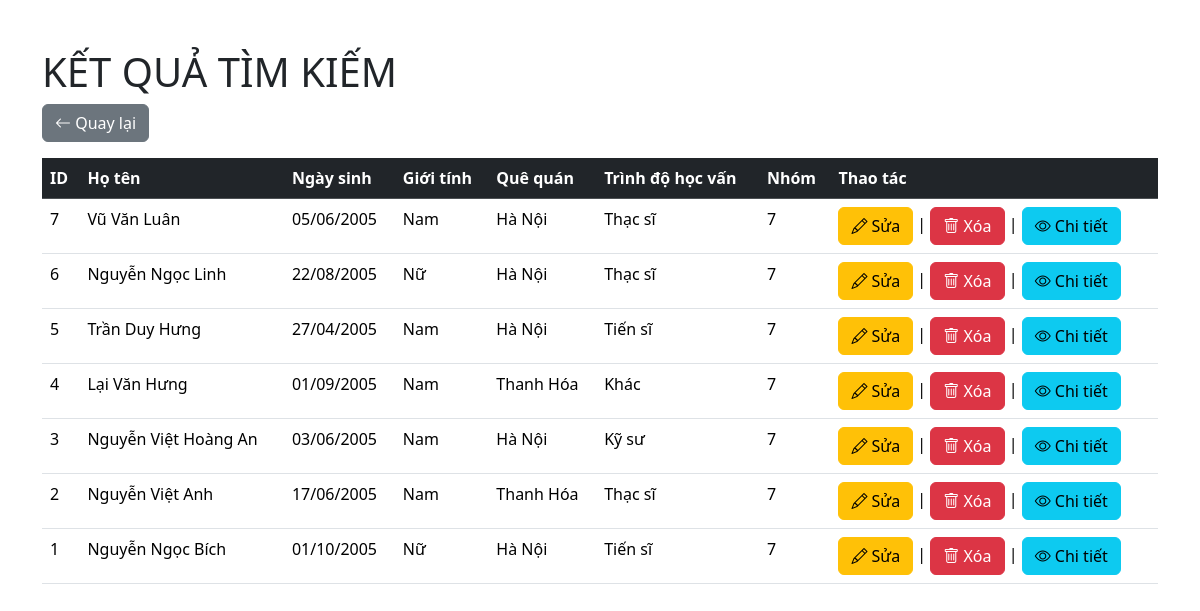
The app's page /vscode/search.php with its own data.
### tables this page shows
CREATE TABLE `table_students` (
  `id` int(10) NOT NULL,
  `fullname` text NOT NULL,
  `dob` date NOT NULL,
  `gender` int(1) NOT NULL,
  `hometown` varchar(50) NOT NULL,
  `level` int(2) NOT NULL,
  `group_id` int(2) NOT NULL
);

### vscode/search.php (the view, shortened to what this page needs)
<?php
require_once 'connect.php';
$search_sql = "SELECT * FROM table_Students ORDER BY id DESC";
$result = mysqli_query($conn, $search_sql);
?>
<!DOCTYPE html>
<html lang="en">
<head>
    <link href="https://cdn.jsdelivr.net/npm/bootstrap@5.3.3/dist/css/bootstrap.min.css" rel="stylesheet">
    <link href="https://cdn.jsdelivr.net/npm/bootstrap-icons/font/bootstrap-icons.css" rel="stylesheet">
</head>
<body>
<div class="container mb-5 mt-5">
    <h1>KẾT QUẢ TÌM KIẾM</h1>
    <a href="index.php" class="btn btn-secondary mb-3">
        <i class="bi bi-arrow-left"></i> Quay lại
    </a>
    <table class="table">
        <thead class="table-dark">
            <tr>
                <th>ID</th>
                <th>Họ tên</th>
                <th>Ngày sinh</th>
                <th>Giới tính</th>
                <th>Quê quán</th>
                <th>Trình độ học vấn</th>
                <th>Nhóm</th>
                <th>Thao tác</th>
            </tr>
        </thead>
        <tbody>
            <?php
            if ($result->num_rows > 0) {
                while ($row = mysqli_fetch_array($result)) {
                    $dob = date("d/m/Y", strtotime($row['dob']));
                    $gender = ($row['gender'] == 1) ? 'Nam' : 'Nữ';
                    $level = ($row['level'] == 0) ? 'Tiến sĩ' : (($row['level'] == 1) ? 'Thạc sĩ' : (($row['level'] == 2) ? 'Kỹ sư' : 'Khác'));
                    echo "<tr>
                            <td>{$row['id']}</td>
                            <td>{$row['fullname']}</td>
                            <td>{$dob}</td>
                            <td>{$gender}</td>
                            <td>{$row['hometown']}</td>
                            <td>{$level}</td>
                            <td>{$row['group_id']}</td>
                            <td>
                                <a href='update.php?id={$row['id']}' class='btn btn-warning'>
                                    <i class='bi bi-pencil'></i> Sửa
                                </a> |
                                <a href='delete.php?id={$row['id']}' class='btn btn-danger' onclick='return confirm(\"Bạn có chắc chắn muốn xóa không?\")'>
                                    <i class='bi bi-trash'></i> Xóa
                                </a> |
                                <a href='read.php?id={$row['id']}' class='btn btn-info'>
                                    <i class='bi bi-eye'></i> Chi tiết
                                </a>
                            </td>
                          </tr>";
                }
            } else {
                echo "<tr><td colspan='8'>Không có kết quả tìm kiếm nào</td></tr>";
            }
            ?>
        </tbody>
    </table>
</div>
</body>
</html>

### records on screen
table_students: id "7", fullname "Vũ Văn Luân", dob "05/06/2005", gender "Nam", hometown "Hà Nội", level "Thạc sĩ", group "7"
table_students: id "6", fullname "Nguyễn Ngọc Linh", dob "22/08/2005", gender "Nữ", hometown "Hà Nội", level "Thạc sĩ", group "7"
table_students: id "5", fullname "Trần Duy Hưng", dob "27/04/2005", gender "Nam", hometown "Hà Nội", level "Tiến sĩ", group "7"
table_students: id "4", fullname "Lại Văn Hưng", dob "01/09/2005", gender "Nam", hometown "Thanh Hóa", level "Khác", group "7"
table_students: id "3", fullname "Nguyễn Việt Hoàng An", dob "03/06/2005", gender "Nam", hometown "Hà Nội", level "Kỹ sư", group "7"
table_students: id "2", fullname "Nguyễn Việt Anh", dob "17/06/2005", gender "Nam", hometown "Thanh Hóa", level "Thạc sĩ", group "7"
table_students: id "1", fullname "Nguyễn Ngọc Bích", dob "01/10/2005", gender "Nữ", hometown "Hà Nội", level "Tiến sĩ", group "7"
